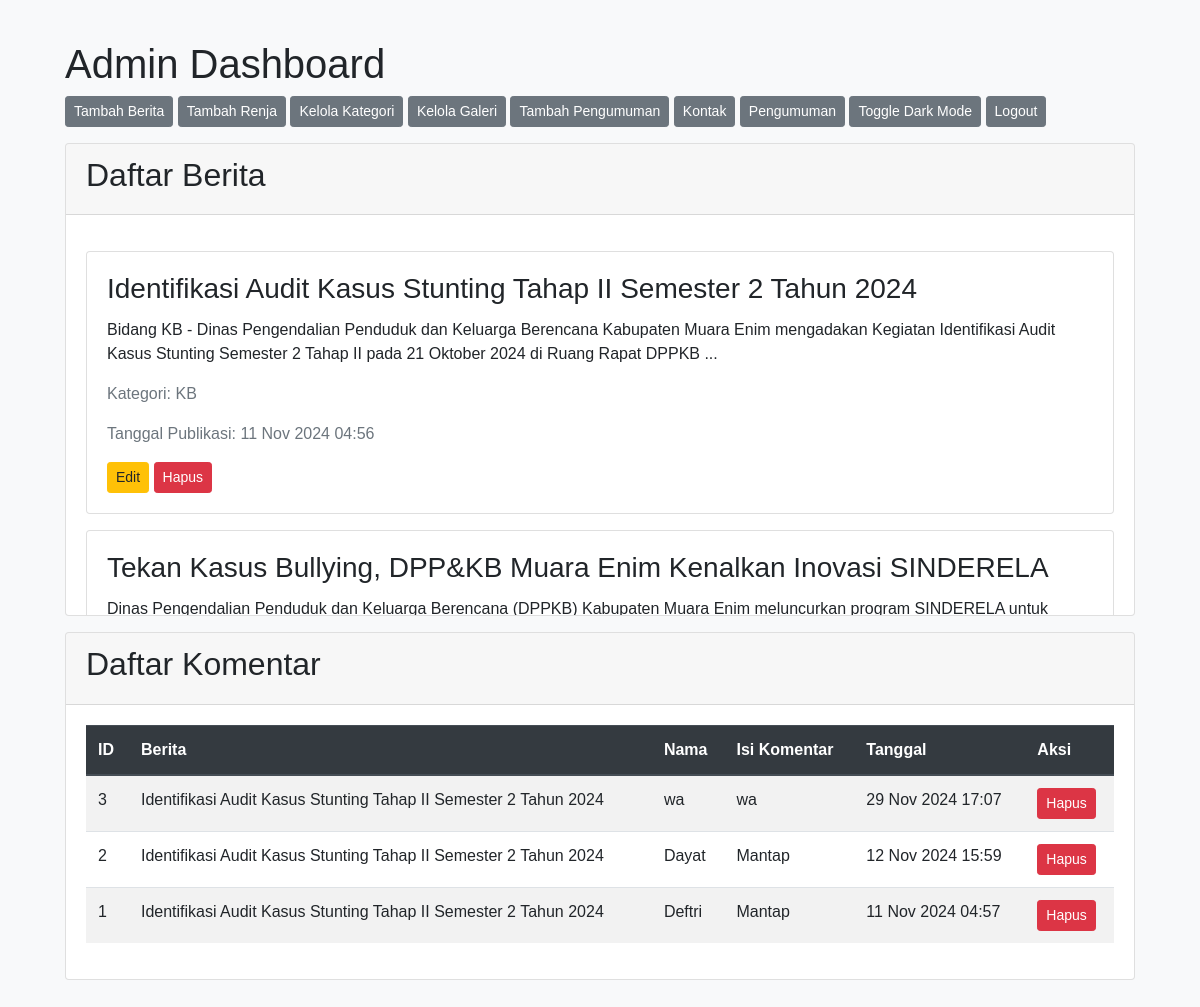
/public_html/berita/admin_dashboard.php (signed in), run on the app's committed database.
### tables this page shows
CREATE TABLE `berita` (
  `id` int(11) NOT NULL,
  `judul` varchar(255) NOT NULL,
  `konten` text NOT NULL,
  `tanggal_publikasi` timestamp NOT NULL DEFAULT current_timestamp(),
  `gambar` varchar(255) DEFAULT NULL,
  `kategori` varchar(100) DEFAULT NULL,
  `view_count` int(11) DEFAULT 0,
  `kunjungan` int(11) DEFAULT 0,
  `jenis` varchar(255) NOT NULL
);

CREATE TABLE `komentar` (
  `id` int(11) NOT NULL,
  `berita_id` int(11) NOT NULL,
  `nama` varchar(100) NOT NULL,
  `isi` text NOT NULL,
  `tanggal` timestamp NOT NULL DEFAULT current_timestamp()
);

### public_html/berita/admin_dashboard.php (the view, shortened to what this page needs)
<?php
include '../config/config.php';
?>
<!DOCTYPE html>
<html lang="id">
<head>
    <link rel="stylesheet" href="https://maxcdn.bootstrapcdn.com/bootstrap/4.5.2/css/bootstrap.min.css">
</head>
<body>
    <div class="container">
        <h1>Admin Dashboard</h1>
        <div class="mb-3">
    <a href="tambah_berita.php" class="btn btn-secondary btn-sm">Tambah Berita</a>
    <a href="dashboard-renja.php" class="btn btn-secondary btn-sm">Tambah Renja</a>
    <a href="kelola_kategori.php" class="btn btn-secondary btn-sm">Kelola Kategori</a>
    <a href="kelola_galeri.php" class="btn btn-secondary btn-sm">Kelola Galeri</a>
    <a href="edit_tambah_pengumuman.php" class="btn btn-secondary btn-sm">Tambah Pengumuman</a>
    <a href="kontak-edit.php" class="btn btn-secondary btn-sm">Kontak</a>
    <a href="pengumuman-edit.php" class="btn btn-secondary btn-sm">Pengumuman</a>
    <button onclick="toggleDarkMode()" class="btn btn-secondary btn-sm">Toggle Dark Mode</button>
    <a href="logout.php" class="btn btn-secondary btn-sm">Logout</a>
</div>
        <div class="card my-3">
            <div class="card-header">
                <h2>Daftar Berita</h2>
            </div>
            <div class="card-body">
                <?php
                $sql = "SELECT * FROM berita ORDER BY tanggal_publikasi DESC";
                $result = $conn->query($sql);
                if ($result && $result->num_rows > 0) {
                    while ($row = $result->fetch_assoc()) {
                        echo "<div class='card my-3'>";
                        echo "<div class='card-body'>";
                        echo "<h3 class='card-title'>" . htmlspecialchars($row['judul']) . "</h3>";
                        echo "<p class='card-text'>" . nl2br(htmlspecialchars(substr($row['konten'], 0, 200))) . "...</p>";
                        echo "<p class='text-muted'>Kategori: " . htmlspecialchars($row['kategori']) . "</p>";
                        echo "<p class='text-muted'>Tanggal Publikasi: " . htmlspecialchars(date("d M Y H:i", strtotime($row['tanggal_publikasi']))) . "</p>";
                        echo "<a href='edit_berita.php?id=" . urlencode($row['id']) . "' class='btn btn-warning btn-sm'>Edit</a> ";
                        echo "<a href='hapus_berita.php?id=" . urlencode($row['id']) . "' onclick='return confirm(\"Apakah Anda yakin ingin menghapus berita ini?\")' class='btn btn-danger btn-sm'>Hapus</a>";
                        echo "</div>";
                        echo "</div>";
                    }
                } else {
                    echo "<p class='text-muted'>Tidak ada berita.</p>";
                }
                ?>
            </div>
        </div>
        <div class="card my-3">
            <div class="card-header">
                <h2>Daftar Komentar</h2>
            </div>
            <div class="card-body">
                <?php
                $sql_komentar = "SELECT komentar.*, berita.judul FROM komentar JOIN berita ON komentar.berita_id = berita.id ORDER BY komentar.tanggal DESC";
                $result_komentar = $conn->query($sql_komentar);
                if ($result_komentar && $result_komentar->num_rows > 0) {
                    echo "<table class='table table-striped'>";
                    echo "<thead class='thead-dark'>";
                    echo "<tr>";
                    echo "<th>ID</th>";
                    echo "<th>Berita</th>";
                    echo "<th>Nama</th>";
                    echo "<th>Isi Komentar</th>";
                    echo "<th>Tanggal</th>";
                    echo "<th>Aksi</th>";
                    echo "</tr>";
                    echo "</thead>";
                    echo "<tbody>";
                    while ($row_komentar = $result_komentar->fetch_assoc()) {
                        echo "<tr>";
                        echo "<td>" . $row_komentar['id'] . "</td>";
                        echo "<td>" . htmlspecialchars($row_komentar['judul']) . "</td>";
                        echo "<td>" . htmlspecialchars($row_komentar['nama']) . "</td>";
                        echo "<td>" . nl2br(htmlspecialchars($row_komentar['isi'])) . "</td>";
                        echo "<td>" . date("d M Y H:i", strtotime($row_komentar['tanggal'])) . "</td>";
                        echo "<td><a href='hapus_komentar.php?id=" . urlencode($row_komentar['id']) . "' onclick='return confirm(\"Apakah Anda yakin ingin menghapus komentar ini?\")' class='btn btn-danger btn-sm'>Hapus</a></td>";
                        echo "</tr>";
                    }
                    echo "</tbody>";
                    echo "</table>";
                } else {
                    echo "<p class='text-muted'>Tidak ada komentar.</p>";
                }
                ?>
            </div>
        </div>
    </div>
</body>
</html>

### public_html/berita/admin_dashboard.php (style rules this page uses)
body { background-color: #f8f9fa; font-family: 'Poppins', sans-serif; }
.container { max-width: 1100px; margin-top: 40px; }
.card-body { overflow-y: auto; max-height: 400px; }

### data on the page
berita: judul "Identifikasi Audit Kasus Stunting Tahap II Semester 2 Tahun 2024", konten "Bidang KB - Dinas Pengendalian Penduduk dan Keluarga Berencana Kabupaten Muara Enim mengadakan Kegiatan Identifikasi Audit Kasus Stunting Semester 2 Tahap II pada 21 Oktober 2024 di Ruang Rapat DPPKB", kategori "KB", tanggal_publikasi "11 Nov 2024 04:56"
berita: judul "Tekan Kasus Bullying, DPP&KB Muara Enim Kenalkan Inovasi SINDERELA", konten "Dinas Pengendalian Penduduk dan Keluarga Berencana (DPPKB) Kabupaten Muara Enim meluncurkan program SINDERELA untuk…"
komentar: id "3", berita.judul "Identifikasi Audit Kasus Stunting Tahap II Semester 2 Tahun 2024", nama "wa", isi "wa", tanggal "29 Nov 2024 17:07"
komentar: id "2", berita.judul "Identifikasi Audit Kasus Stunting Tahap II Semester 2 Tahun 2024", nama "Dayat", isi "Mantap", tanggal "12 Nov 2024 15:59"
komentar: id "1", berita.judul "Identifikasi Audit Kasus Stunting Tahap II Semester 2 Tahun 2024", nama "Deftri", isi "Mantap", tanggal "11 Nov 2024 04:57"
